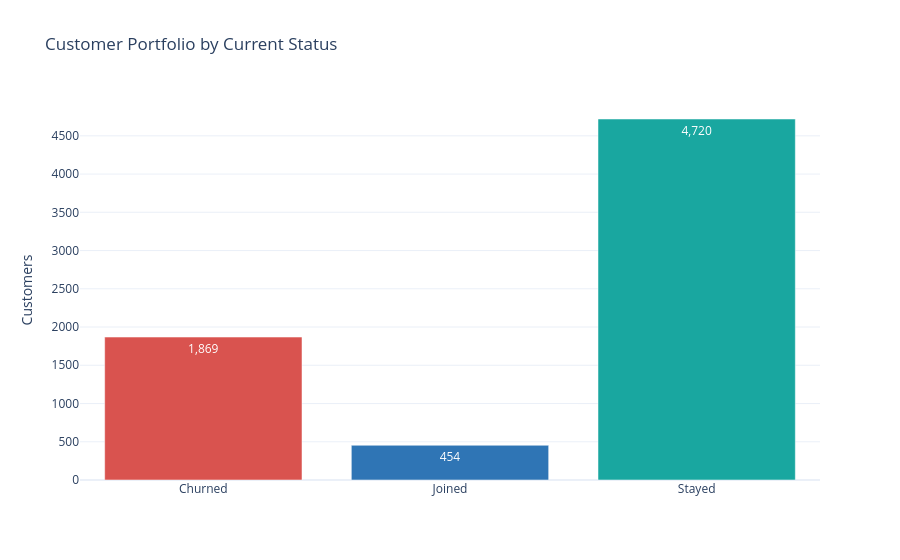

Notebook code for this chart:
### Markdown cell above
## 6.1 Portfolio Baseline

**Business question:** What is the scale of churn in the current customer snapshot?

The portfolio contains 7,043 customers: 1,869 churned, 4,720 stayed, and 454 joined. The overall churn rate is **26.54%**, meaning approximately one in four customer records is associated with churn. All subsequent segment rates should be compared with this portfolio baseline while also considering segment size.

### Code cell
status_summary = (
    eda_df.groupby("customer_status", observed=True)
    .agg(customers=("customer_id", "size"))
    .reset_index()
)
fig = px.bar(
    status_summary, x="customer_status", y="customers", text_auto=",",
    color="customer_status",
    color_discrete_map={"Stayed": TEAL, "Joined": BLUE, "Churned": RED},
    title="Customer Portfolio by Current Status",
)
fig.update_layout(template="plotly_white", showlegend=False, xaxis_title=None, yaxis_title="Customers")
fig.show()

### Figure 1 — Plotly figure (JSON) as saved in the notebook; plotly's stock layout.template omitted (floating-point values rounded to 4 significant figures)
{"data": [{"alignmentgroup": "True", "hovertemplate": "customer_status=%{x}<br>customers=%{y}<extra></extra>", "legendgroup": "Churned", "marker": {"color": "#D9534F", "pattern": {"shape": ""}}, "name": "Churned", "offsetgroup": "Churned", "orientation": "v", "showlegend": true, "textposition": "auto", "texttemplate": "%{y:,}", "type": "bar", "x": ["Churned"], "xaxis": "x", "y": [1869], "yaxis": "y"}, {"alignmentgroup": "True", "hovertemplate": "customer_status=%{x}<br>customers=%{y}<extra></extra>", "legendgroup": "Joined", "marker": {"color": "#2F75B5", "pattern": {"shape": ""}}, "name": "Joined", "offsetgroup": "Joined", "orientation": "v", "showlegend": true, "textposition": "auto", "texttemplate": "%{y:,}", "type": "bar", "x": ["Joined"], "xaxis": "x", "y": [454], "yaxis": "y"}, {"alignmentgroup": "True", "hovertemplate": "customer_status=%{x}<br>customers=%{y}<extra></extra>", "legendgroup": "Stayed", "marker": {"color": "#19A7A0", "pattern": {"shape": ""}}, "name": "Stayed", "offsetgroup": "Stayed", "orientation": "v", "showlegend": true, "textposition": "auto", "texttemplate": "%{y:,}", "type": "bar", "x": ["Stayed"], "xaxis": "x", "y": [4720], "yaxis": "y"}], "layout": {"barmode": "relative", "legend": {"title": {"text": "customer_status"}, "tracegroupgap": 0}, "showlegend": false, "title": {"text": "Customer Portfolio by Current Status"}, "xaxis": {"anchor": "y", "categoryarray": ["Churned", "Joined", "Stayed"], "categoryorder": "array", "domain": [0, 1], "title": {}}, "yaxis": {"anchor": "x", "domain": [0, 1], "title": {"text": "Customers"}}}}
